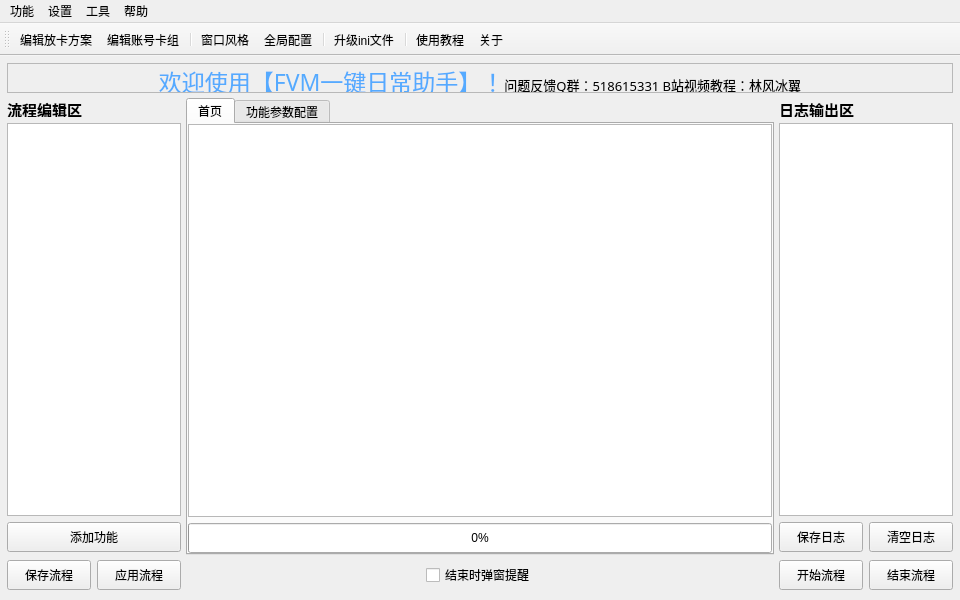
<?xml version="1.0" encoding="UTF-8"?>
<ui version="4.0">
 <class>MyMainWindow</class>
 <widget class="QMainWindow" name="MyMainWindow">
  <property name="geometry">
   <rect>
    <x>0</x>
    <y>0</y>
    <width>960</width>
    <height>600</height>
   </rect>
  </property>
  <property name="minimumSize">
   <size>
    <width>960</width>
    <height>600</height>
   </size>
  </property>
  <property name="maximumSize">
   <size>
    <width>960</width>
    <height>600</height>
   </size>
  </property>
  <property name="windowTitle">
   <string>FVM一键日常助手 - 林风冰翼</string>
  </property>
  <property name="toolButtonStyle">
   <enum>Qt::ToolButtonTextBesideIcon</enum>
  </property>
  <widget class="QWidget" name="centralwidget">
   <layout class="QVBoxLayout" name="verticalLayout_central_widget" stretch="1,8,2">
    <property name="spacing">
     <number>5</number>
    </property>
    <property name="leftMargin">
     <number>7</number>
    </property>
    <property name="topMargin">
     <number>7</number>
    </property>
    <property name="rightMargin">
     <number>7</number>
    </property>
    <property name="bottomMargin">
     <number>10</number>
    </property>
    <item>
     <widget class="QWidget" name="widget_main_tittle" native="true">
      <property name="maximumSize">
       <size>
        <width>16777215</width>
        <height>30</height>
       </size>
      </property>
      <layout class="QVBoxLayout" name="verticalLayout_main_tittle" stretch="3">
       <property name="spacing">
        <number>5</number>
       </property>
       <property name="leftMargin">
        <number>0</number>
       </property>
       <property name="topMargin">
        <number>0</number>
       </property>
       <property name="rightMargin">
        <number>0</number>
       </property>
       <property name="bottomMargin">
        <number>0</number>
       </property>
       <item>
        <widget class="QLabel" name="label_main_tittle">
         <property name="minimumSize">
          <size>
           <width>0</width>
           <height>30</height>
          </size>
         </property>
         <property name="font">
          <font>
           <family>幼圆</family>
           <pointsize>17</pointsize>
          </font>
         </property>
         <property name="frameShape">
          <enum>QFrame::StyledPanel</enum>
         </property>
         <property name="text">
          <string>&lt;html&gt;&lt;head/&gt;&lt;body&gt;&lt;p align=&quot;center&quot;&gt;&lt;span style=&quot; color:#55aaff;&quot;&gt;欢迎使用【FVM一键日常助手】！&lt;/span&gt;&lt;span style=&quot; font-size:10pt;&quot;&gt;问题反馈Q群：518615331 B站视频教程：林风冰翼&lt;/span&gt;&lt;/p&gt;&lt;/body&gt;&lt;/html&gt;</string>
         </property>
         <property name="alignment">
          <set>Qt::AlignCenter</set>
         </property>
        </widget>
       </item>
      </layout>
     </widget>
    </item>
    <item>
     <widget class="QWidget" name="widget_business_flow" native="true">
      <layout class="QHBoxLayout" name="horizontalLayout_business_flow" stretch="2,6,2">
       <property name="spacing">
        <number>5</number>
       </property>
       <property name="leftMargin">
        <number>0</number>
       </property>
       <property name="topMargin">
        <number>0</number>
       </property>
       <property name="rightMargin">
        <number>0</number>
       </property>
       <property name="bottomMargin">
        <number>0</number>
       </property>
       <item>
        <widget class="QWidget" name="widget_edit_flow" native="true">
         <layout class="QVBoxLayout" name="verticalLayout_edit_flow">
          <property name="leftMargin">
           <number>0</number>
          </property>
          <property name="topMargin">
           <number>0</number>
          </property>
          <property name="rightMargin">
           <number>0</number>
          </property>
          <property name="bottomMargin">
           <number>3</number>
          </property>
          <item>
           <widget class="QLabel" name="label_edit_flow">
            <property name="minimumSize">
             <size>
              <width>0</width>
              <height>19</height>
             </size>
            </property>
            <property name="maximumSize">
             <size>
              <width>16777215</width>
              <height>19</height>
             </size>
            </property>
            <property name="text">
             <string>&lt;html&gt;&lt;head/&gt;&lt;body&gt;&lt;p&gt;&lt;span style=&quot; font-size:11pt; font-weight:700;&quot;&gt;流程编辑区&lt;/span&gt;&lt;/p&gt;&lt;/body&gt;&lt;/html&gt;</string>
            </property>
           </widget>
          </item>
          <item>
           <widget class="FuncFlowListWidget" name="listWidget_flow">
            <property name="toolTip">
             <string>&lt;html&gt;&lt;head/&gt;&lt;body&gt;&lt;p&gt;&lt;span style=&quot; font-size:12pt;&quot;&gt;功能流程列表&lt;/span&gt;&lt;/p&gt;&lt;p&gt;双击选中，右侧显示参数界面&lt;/p&gt;&lt;p&gt;右键可删除、禁用、解禁&lt;/p&gt;&lt;p&gt;流程状态：&lt;/p&gt;&lt;p&gt;&lt;span style=&quot; font-size:12pt; color:#5f9ea0;&quot;&gt;●&lt;/span&gt;挂起&lt;/p&gt;&lt;p&gt;&lt;span style=&quot; font-size:12pt; color:green;&quot;&gt;●&lt;/span&gt;等待&lt;/p&gt;&lt;p&gt;&lt;span style=&quot; font-size:12pt; color:blue;&quot;&gt;●&lt;/span&gt;&lt;span style=&quot; font-size:12pt;&quot;/&gt;执行&lt;/p&gt;&lt;p&gt;&lt;span style=&quot; font-size:12pt; color:yellow;&quot;&gt;●&lt;/span&gt;&lt;span style=&quot; font-size:12pt;&quot;/&gt;完成&lt;/p&gt;&lt;p&gt;&lt;span style=&quot; font-size:12pt; color:red;&quot;&gt;●&lt;/span&gt;&lt;span style=&quot; font-size:12pt;&quot;/&gt;错误&lt;/p&gt;&lt;/body&gt;&lt;/html&gt;</string>
            </property>
            <property name="dragEnabled">
             <bool>true</bool>
            </property>
            <property name="dragDropMode">
             <enum>QAbstractItemView::InternalMove</enum>
            </property>
           </widget>
          </item>
          <item>
           <widget class="QPushButton" name="pushButton_add_flow">
            <property name="minimumSize">
             <size>
              <width>174</width>
              <height>30</height>
             </size>
            </property>
            <property name="maximumSize">
             <size>
              <width>174</width>
              <height>16777215</height>
             </size>
            </property>
            <property name="toolTip">
             <string>向流程列表中添加功能</string>
            </property>
            <property name="text">
             <string>添加功能</string>
            </property>
           </widget>
          </item>
         </layout>
        </widget>
       </item>
       <item>
        <widget class="QTabWidget" name="tabWidget_config_business">
         <property name="tabShape">
          <enum>QTabWidget::Rounded</enum>
         </property>
         <property name="currentIndex">
          <number>0</number>
         </property>
         <widget class="QWidget" name="tab_home">
          <attribute name="title">
           <string>首页</string>
          </attribute>
          <layout class="QVBoxLayout" name="verticalLayout_home">
           <property name="spacing">
            <number>6</number>
           </property>
           <property name="leftMargin">
            <number>0</number>
           </property>
           <property name="topMargin">
            <number>0</number>
           </property>
           <property name="rightMargin">
            <number>0</number>
           </property>
           <property name="bottomMargin">
            <number>0</number>
           </property>
           <item>
            <widget class="QPlainTextEdit" name="plainTextEdit_changelog">
             <property name="minimumSize">
              <size>
               <width>560</width>
               <height>0</height>
              </size>
             </property>
            </widget>
           </item>
           <item>
            <widget class="QProgressBar" name="progressBar">
             <property name="minimumSize">
              <size>
               <width>0</width>
               <height>30</height>
              </size>
             </property>
             <property name="value">
              <number>0</number>
             </property>
            </widget>
           </item>
          </layout>
         </widget>
         <widget class="QWidget" name="tab_config_business">
          <attribute name="title">
           <string>功能参数配置</string>
          </attribute>
          <layout class="QVBoxLayout" name="verticalLayout_config_business">
           <property name="spacing">
            <number>6</number>
           </property>
           <property name="leftMargin">
            <number>0</number>
           </property>
           <property name="topMargin">
            <number>0</number>
           </property>
           <property name="rightMargin">
            <number>0</number>
           </property>
           <property name="bottomMargin">
            <number>0</number>
           </property>
           <item>
            <widget class="QWidget" name="widget_business_config" native="true">
             <layout class="QHBoxLayout" name="horizontalLayout_2">
              <item>
               <widget class="QWidget" name="widget_business_param_area" native="true">
                <property name="minimumSize">
                 <size>
                  <width>530</width>
                  <height>0</height>
                 </size>
                </property>
               </widget>
              </item>
              <item>
               <widget class="QWidget" name="widget_business_button_area" native="true">
                <property name="maximumSize">
                 <size>
                  <width>30</width>
                  <height>16777215</height>
                 </size>
                </property>
                <layout class="QVBoxLayout" name="verticalLayout_business_button_area">
                 <property name="spacing">
                  <number>5</number>
                 </property>
                 <property name="leftMargin">
                  <number>0</number>
                 </property>
                 <property name="topMargin">
                  <number>0</number>
                 </property>
                 <property name="rightMargin">
                  <number>0</number>
                 </property>
                 <property name="bottomMargin">
                  <number>0</number>
                 </property>
                 <item>
                  <widget class="QPushButton" name="pushButton_save_business">
                   <property name="minimumSize">
                    <size>
                     <width>30</width>
                     <height>0</height>
                    </size>
                   </property>
                   <property name="maximumSize">
                    <size>
                     <width>30</width>
                     <height>16777215</height>
                    </size>
                   </property>
                   <property name="text">
                    <string>保
存
功
能
参
数</string>
                   </property>
                  </widget>
                 </item>
                 <item>
                  <widget class="QPushButton" name="pushButton_apply_business">
                   <property name="minimumSize">
                    <size>
                     <width>30</width>
                     <height>0</height>
                    </size>
                   </property>
                   <property name="maximumSize">
                    <size>
                     <width>30</width>
                     <height>16777215</height>
                    </size>
                   </property>
                   <property name="text">
                    <string>应
用
功
能
参
数</string>
                   </property>
                  </widget>
                 </item>
                </layout>
               </widget>
              </item>
             </layout>
            </widget>
           </item>
           <item>
            <widget class="QWidget" name="widget_business_config_file" native="true">
             <property name="maximumSize">
              <size>
               <width>16777215</width>
               <height>30</height>
              </size>
             </property>
             <layout class="QHBoxLayout" name="horizontalLayout">
              <property name="spacing">
               <number>5</number>
              </property>
              <property name="leftMargin">
               <number>0</number>
              </property>
              <property name="topMargin">
               <number>0</number>
              </property>
              <property name="rightMargin">
               <number>0</number>
              </property>
              <property name="bottomMargin">
               <number>0</number>
              </property>
              <item>
               <widget class="QLabel" name="label_business_config_file">
                <property name="minimumSize">
                 <size>
                  <width>0</width>
                  <height>30</height>
                 </size>
                </property>
                <property name="text">
                 <string>功能配置文件：</string>
                </property>
               </widget>
              </item>
              <item>
               <widget class="QLineEdit" name="lineEdit_business_config_file">
                <property name="minimumSize">
                 <size>
                  <width>0</width>
                  <height>30</height>
                 </size>
                </property>
               </widget>
              </item>
              <item>
               <widget class="QPushButton" name="pushButton_browser_business_config_file">
                <property name="minimumSize">
                 <size>
                  <width>0</width>
                  <height>30</height>
                 </size>
                </property>
                <property name="text">
                 <string>浏览</string>
                </property>
               </widget>
              </item>
             </layout>
            </widget>
           </item>
          </layout>
         </widget>
        </widget>
       </item>
       <item>
        <widget class="QWidget" name="widget_log" native="true">
         <layout class="QVBoxLayout" name="verticalLayout_log">
          <property name="spacing">
           <number>6</number>
          </property>
          <property name="leftMargin">
           <number>0</number>
          </property>
          <property name="topMargin">
           <number>0</number>
          </property>
          <property name="rightMargin">
           <number>0</number>
          </property>
          <property name="bottomMargin">
           <number>3</number>
          </property>
          <item>
           <widget class="QLabel" name="label_log">
            <property name="minimumSize">
             <size>
              <width>0</width>
              <height>19</height>
             </size>
            </property>
            <property name="maximumSize">
             <size>
              <width>16777215</width>
              <height>19</height>
             </size>
            </property>
            <property name="text">
             <string>&lt;html&gt;&lt;head/&gt;&lt;body&gt;&lt;p&gt;&lt;span style=&quot; font-size:11pt; font-weight:700;&quot;&gt;日志输出区&lt;/span&gt;&lt;/p&gt;&lt;/body&gt;&lt;/html&gt;</string>
            </property>
           </widget>
          </item>
          <item>
           <widget class="QPlainTextEdit" name="plainTextEdit_log">
            <property name="font">
             <font>
              <pointsize>7</pointsize>
             </font>
            </property>
            <property name="readOnly">
             <bool>true</bool>
            </property>
            <property name="plainText">
             <string/>
            </property>
           </widget>
          </item>
          <item>
           <widget class="QWidget" name="widget_log_action" native="true">
            <layout class="QHBoxLayout" name="horizontalLayout_log_action">
             <property name="spacing">
              <number>6</number>
             </property>
             <property name="leftMargin">
              <number>0</number>
             </property>
             <property name="topMargin">
              <number>0</number>
             </property>
             <property name="rightMargin">
              <number>0</number>
             </property>
             <property name="bottomMargin">
              <number>0</number>
             </property>
             <item>
              <widget class="QPushButton" name="pushButton_save_log">
               <property name="minimumSize">
                <size>
                 <width>84</width>
                 <height>30</height>
                </size>
               </property>
               <property name="maximumSize">
                <size>
                 <width>80</width>
                 <height>16777215</height>
                </size>
               </property>
               <property name="text">
                <string>保存日志</string>
               </property>
              </widget>
             </item>
             <item>
              <widget class="QPushButton" name="pushButton_clear_log">
               <property name="minimumSize">
                <size>
                 <width>84</width>
                 <height>30</height>
                </size>
               </property>
               <property name="maximumSize">
                <size>
                 <width>80</width>
                 <height>16777215</height>
                </size>
               </property>
               <property name="text">
                <string>清空日志</string>
               </property>
              </widget>
             </item>
            </layout>
           </widget>
          </item>
         </layout>
        </widget>
       </item>
      </layout>
     </widget>
    </item>
    <item>
     <widget class="QWidget" name="widget_flow_control" native="true">
      <property name="maximumSize">
       <size>
        <width>16777215</width>
        <height>30</height>
       </size>
      </property>
      <layout class="QHBoxLayout" name="horizontalLayout_flow_control">
       <property name="leftMargin">
        <number>0</number>
       </property>
       <property name="topMargin">
        <number>0</number>
       </property>
       <property name="rightMargin">
        <number>0</number>
       </property>
       <property name="bottomMargin">
        <number>0</number>
       </property>
       <item>
        <widget class="QPushButton" name="pushButton_save_flow">
         <property name="minimumSize">
          <size>
           <width>84</width>
           <height>30</height>
          </size>
         </property>
         <property name="toolTip">
          <string>将列表中的功能流程保存至JSON文件，以便以后快速应用</string>
         </property>
         <property name="text">
          <string>保存流程</string>
         </property>
        </widget>
       </item>
       <item>
        <widget class="QPushButton" name="pushButton_apply_flow">
         <property name="minimumSize">
          <size>
           <width>84</width>
           <height>30</height>
          </size>
         </property>
         <property name="toolTip">
          <string>从保存的JSON文件中应用功能流程</string>
         </property>
         <property name="text">
          <string>应用流程</string>
         </property>
        </widget>
       </item>
       <item>
        <widget class="QWidget" name="widget_flow_setting" native="true">
         <property name="maximumSize">
          <size>
           <width>16777215</width>
           <height>30</height>
          </size>
         </property>
         <layout class="QHBoxLayout" name="horizontalLayout_flow_setting">
          <property name="leftMargin">
           <number>0</number>
          </property>
          <property name="topMargin">
           <number>0</number>
          </property>
          <property name="rightMargin">
           <number>0</number>
          </property>
          <property name="bottomMargin">
           <number>0</number>
          </property>
          <item>
           <spacer name="horizontalSpacer_flow_setting_left">
            <property name="orientation">
             <enum>Qt::Horizontal</enum>
            </property>
            <property name="sizeHint" stdset="0">
             <size>
              <width>201</width>
              <height>20</height>
             </size>
            </property>
           </spacer>
          </item>
          <item>
           <widget class="QCheckBox" name="checkBox_remaind_stop">
            <property name="minimumSize">
             <size>
              <width>0</width>
              <height>30</height>
             </size>
            </property>
            <property name="text">
             <string>结束时弹窗提醒</string>
            </property>
           </widget>
          </item>
          <item>
           <spacer name="horizontalSpacer_flow_setting_right">
            <property name="orientation">
             <enum>Qt::Horizontal</enum>
            </property>
            <property name="sizeHint" stdset="0">
             <size>
              <width>200</width>
              <height>20</height>
             </size>
            </property>
           </spacer>
          </item>
         </layout>
        </widget>
       </item>
       <item>
        <widget class="QPushButton" name="pushButton_start_flow">
         <property name="minimumSize">
          <size>
           <width>84</width>
           <height>30</height>
          </size>
         </property>
         <property name="text">
          <string>开始流程</string>
         </property>
        </widget>
       </item>
       <item>
        <widget class="QPushButton" name="pushButton_end_flow">
         <property name="minimumSize">
          <size>
           <width>84</width>
           <height>30</height>
          </size>
         </property>
         <property name="text">
          <string>结束流程</string>
         </property>
        </widget>
       </item>
      </layout>
     </widget>
    </item>
   </layout>
  </widget>
  <widget class="QMenuBar" name="menubar">
   <property name="geometry">
    <rect>
     <x>0</x>
     <y>0</y>
     <width>960</width>
     <height>22</height>
    </rect>
   </property>
   <widget class="QMenu" name="menu_function">
    <property name="minimumSize">
     <size>
      <width>120</width>
      <height>0</height>
     </size>
    </property>
    <property name="title">
     <string>功能</string>
    </property>
    <addaction name="action_edit_placing_plan"/>
    <addaction name="action_edit_player_deck"/>
   </widget>
   <widget class="QMenu" name="menu_setting">
    <property name="title">
     <string>设置</string>
    </property>
    <addaction name="action_style"/>
    <addaction name="action_global_config"/>
   </widget>
   <widget class="QMenu" name="menu_help">
    <property name="title">
     <string>帮助</string>
    </property>
    <addaction name="action_tutorial"/>
    <addaction name="action_about"/>
   </widget>
   <widget class="QMenu" name="menu_app_tool">
    <property name="title">
     <string>工具</string>
    </property>
    <addaction name="action_ini_file_update"/>
   </widget>
   <addaction name="menu_function"/>
   <addaction name="menu_setting"/>
   <addaction name="menu_app_tool"/>
   <addaction name="menu_help"/>
  </widget>
  <widget class="QToolBar" name="toolBar">
   <property name="windowTitle">
    <string>toolBar</string>
   </property>
   <attribute name="toolBarArea">
    <enum>TopToolBarArea</enum>
   </attribute>
   <attribute name="toolBarBreak">
    <bool>false</bool>
   </attribute>
   <addaction name="action_edit_placing_plan"/>
   <addaction name="action_edit_player_deck"/>
   <addaction name="separator"/>
   <addaction name="action_style"/>
   <addaction name="action_global_config"/>
   <addaction name="separator"/>
   <addaction name="action_ini_file_update"/>
   <addaction name="separator"/>
   <addaction name="action_tutorial"/>
   <addaction name="action_about"/>
  </widget>
  <action name="action_edit_placing_plan">
   <property name="text">
    <string>编辑放卡方案</string>
   </property>
  </action>
  <action name="action_edit_player_deck">
   <property name="text">
    <string>编辑账号卡组</string>
   </property>
  </action>
  <action name="action_style">
   <property name="text">
    <string>窗口风格</string>
   </property>
  </action>
  <action name="action_global_config">
   <property name="text">
    <string>全局配置</string>
   </property>
  </action>
  <action name="action_tutorial">
   <property name="text">
    <string>使用教程</string>
   </property>
  </action>
  <action name="action_about">
   <property name="text">
    <string>关于</string>
   </property>
  </action>
  <action name="action_ini_file_update">
   <property name="text">
    <string>升级ini文件</string>
   </property>
  </action>
 </widget>
 <customwidgets>
  <customwidget>
   <class>FuncFlowListWidget</class>
   <extends>QListWidget</extends>
   <header>AppImplement.FormFiles.CustomWidgets.ListWidget</header>
  </customwidget>
 </customwidgets>
 <resources/>
 <connections/>
</ui>
